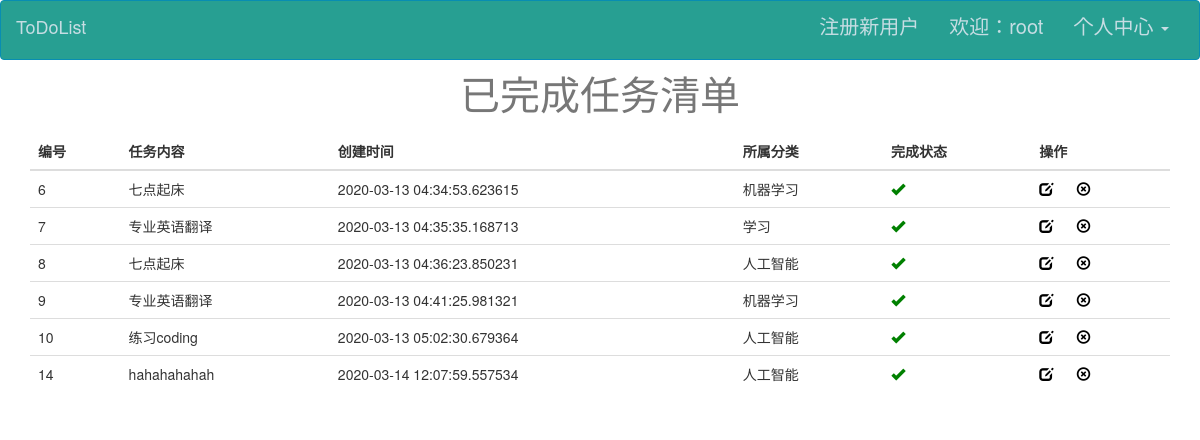
The app's page /todo/checkDone (signed in) with its own data.
### app/models.py (models this page shows, shortened)
class User(UserMixin, db.Model):
    __tablename__ = 'users'
    id = db.Column(db.Integer, primary_key=True)
    username = db.Column(db.String(64), unique=True, nullable=False)
    email = db.Column(db.String(50))
    password_hash = db.Column(db.String(200))
    role_id = db.Column(db.Integer, db.ForeignKey('roles.id'))
    confirmed = db.Column(db.Boolean, default=False)
    name = db.Column(db.String(64))
    location = db.Column(db.String(64))  # 所在地
    about_me = db.Column(db.Text())  # 自我介绍
    create_time = db.Column(db.DateTime(), default=datetime.utcnow)
    last_seen = db.Column(db.DateTime(), default=datetime.utcnow)
    todos = db.relationship('Todo', backref='user')
    categories = db.relationship('Category', backref='user')
    @property
    def password(self):
        raise AttributeError('password is not a readable attribute')

class Todo(db.Model):
    __tablename__ = 'todos'
    id = db.Column(db.Integer, autoincrement=True, primary_key=True)
    content = db.Column(db.String(100))
    status = db.Column(db.Boolean, default=False)
    add_time = db.Column(db.DateTime, default=datetime.utcnow)
    user_id = db.Column(db.Integer, db.ForeignKey('users.id'))
    category_id = db.Column(db.Integer, db.ForeignKey('categories.id'))

class Category(db.Model):
    __tablename__ = 'categories'
    id = db.Column(db.Integer, autoincrement=True, primary_key=True)
    name = db.Column(db.String(20), unique=True)
    add_time = db.Column(db.DateTime, default=datetime.utcnow)
    user_id = db.Column(db.Integer, db.ForeignKey('users.id'))
    todos = db.relationship('Todo', backref='category')

### app/todo/views.py (the view)
@todo.route('/checkDone')
@login_required
def checkDone():
    todos = Todo.query.filter_by(user_id=current_user.id, status=True).all()
    return render_template('todo/list_done.html', todos=todos)

### app/auth/views.py (called while the page is built)
@auth.before_app_request
def before_request():
    if current_user.is_authenticated \
            and not current_user.confirmed \
            and request.endpoint[:5] != 'auth.' \
            and request.endpoint != 'static':
        return redirect(url_for('auth.unconfirmed'))

### app/models.py (called while the page is built)
@login_manager.user_loader
def load_user(user_id):
    return User.query.get(int(user_id))

### app/templates/todo/list_done.html (shortened to what this page needs)
{% extends 'base.html' %}
{% block content %}
    <div class="container">
        <table class="table table-hover">
            <caption id='caption-style'>已完成任务清单</caption>
            <thead>
            <tr>
                <th>编号</th>
                <th>任务内容</th>
                <th>创建时间</th>
                <th>所属分类</th>
                <th>完成状态</th>
                <th>操作</th>
            </tr>
            </thead>
            <tbody>
            {% for todo in todos %}
                <tr>
                    <td>{{ todo.id }}</td>
                    <td>{{ todo.content }}</td>
                    <td>{{ todo.add_time }}</td>
                    <td>{{ todo.category.name }}</td>
                    <td>
                        {% if todo.status %}
                            <a href="{{ url_for('todo.undo',id = todo.id) }}"><span
                                    class="glyphicon glyphicon-ok status-success"></span></a>
                        {% else %}
                            <a href="{{ url_for('todo.done',id = todo.id) }}"><span
                                    class="glyphicon glyphicon-remove status-fail"></span></a>
                        {% endif %}
                    </td>
                    <td>
                        <a href="{{ url_for('todo.edit',id = todo.id) }}"><span class=" glyphicon glyphicon-edit "
                                                                                style="color: black"></span></a>&nbsp;&nbsp;&nbsp;&nbsp;&nbsp;
                        <a href="{{ url_for('todo.delete',id= todo.id) }}"><span
                                class="glyphicon glyphicon-remove-circle" style="color: black"></span></a>
                    </td>
                </tr>
            {% endfor %}
            </tbody>
        </table>
    </div>
{% endblock %}

### app/templates/base.html (shortened to what this page needs)
<!DOCTYPE html>
<html lang="en">
<head>
    <link rel="stylesheet" href="{{ url_for('static',filename='css/bootstrap.min.css') }}">
    <link rel="stylesheet" href="{{ url_for('static',filename='css/index.css') }}">
    <link rel="stylesheet" href="{{ url_for('static',filename='css/font.css') }}">
</head>
<body>
<nav id='box-nav' class="navbar navbar-inverse">
    <div class="container-fluid">
        <div class="navbar-header">
            <a class="navbar-brand" href="{{ url_for('auth.index') }}">ToDoList</a>
        </div>
        <div class="collapse navbar-collapse" id="bs-example-navbar-collapse-1">
            <ul class="nav navbar-nav navbar-right">
                <li><a href="{{ url_for('auth.register') }}">注册新用户</a></li>
                {% if current_user.is_authenticated %}
                    <li>
                        <a href="{{ url_for('user.get_userInfo',id = current_user.id) }}">欢迎：{{ current_user.username }}</a>
                    </li>
                    <li class="dropdown">
                        <a href="#" class="dropdown-toggle" data-toggle="dropdown" role="button" aria-haspopup="true"
                           aria-expanded="false">个人中心 <span class="caret"></span></a>
                    </li>
                {% else %}
                    <li><a href="{{ url_for('auth.login') }}">登录</a></li>
                {% endif %}
            </ul>
        </div>
    </div>
</nav>
{% block content %}
{% endblock %}
</body>
</html>

### app/static/css/index.css (style rules this page uses)
#caption-style { font-family: 仿宋; font-size: 40px; text-align: center; }
#box-nav { margin-bottom: 0px; }
.navbar-inverse { background-color: #279f92; border-color: #088db2; height: 60px; font-size: 20px; }
.navbar-inverse .navbar-brand { color: #c6dde3; }
.navbar-inverse .navbar-nav > li > a { color: #c6dde3; }
.navbar-inverse .navbar-collapse, .navbar-inverse .navbar-form { border-color: #c6dde3; }
.status-success { color: green; }

### records on screen
User: username "root"
Todo: id "6", content "七点起床", add_time "2020-03-13 04:34:53.623615", category.name "机器学习"
Todo: id "7", content "专业英语翻译", add_time "2020-03-13 04:35:35.168713", category.name "学习"
Todo: id "8", content "七点起床", add_time "2020-03-13 04:36:23.850231", category.name "人工智能"
Todo: id "9", content "专业英语翻译", add_time "2020-03-13 04:41:25.981321", category.name "机器学习"
Todo: id "10", content "练习coding", add_time "2020-03-13 05:02:30.679364", category.name "人工智能"
Todo: id "14", content "hahahahahah", add_time "2020-03-14 12:07:59.557534", category.name "人工智能"
